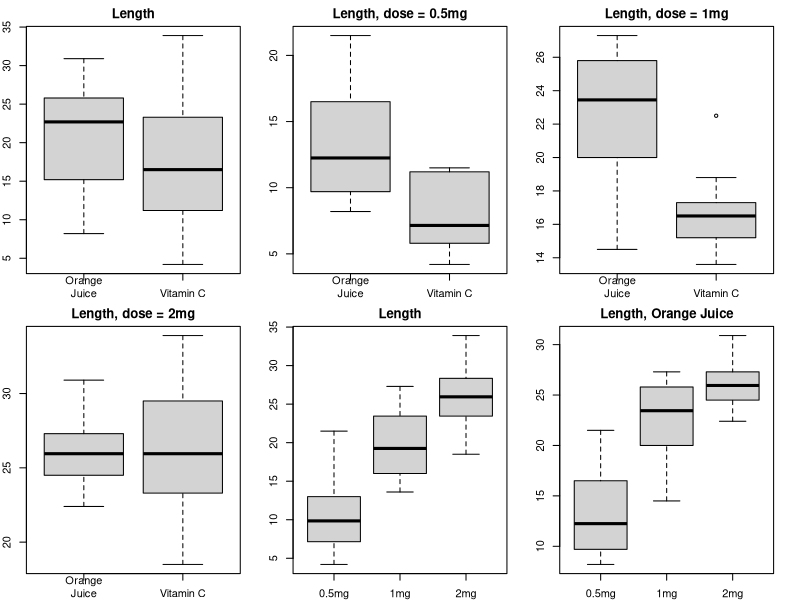
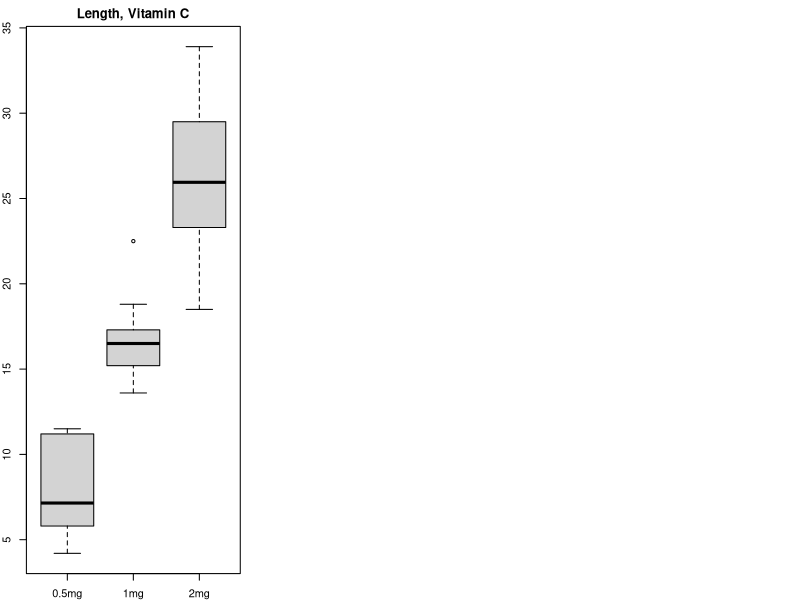
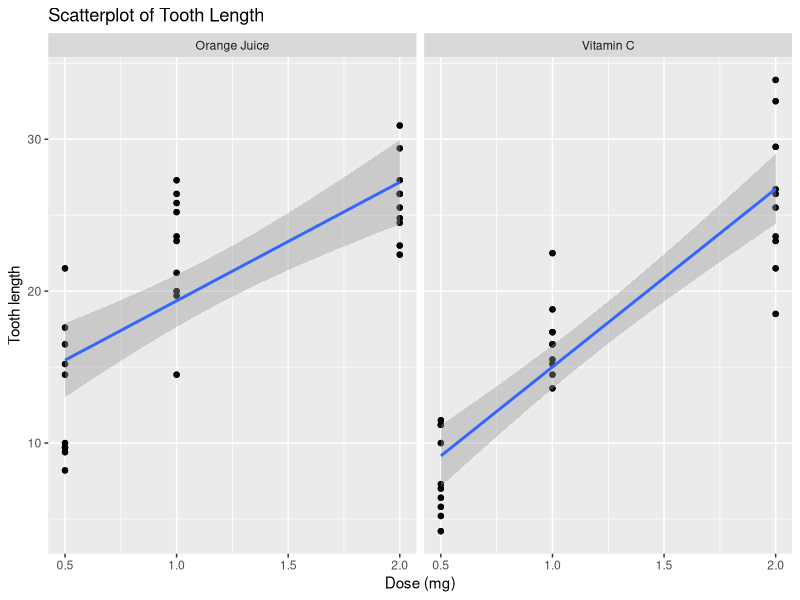

Recreate these plots in R, in order.
## ---- chunk 1
library(datasets)
data(ToothGrowth)
par(mfrow = c(2,3), mar = c(2,2,2,2))
boxplot(subset(ToothGrowth, supp == "OJ")$len,
        subset(ToothGrowth, supp == "VC")$len,
        names = c("Orange\nJuice", "Vitamin C"), main = "Length")
boxplot(subset(ToothGrowth, supp == "OJ" & dose == 0.5)$len,
       subset(ToothGrowth, supp == "VC" & dose == 0.5)$len,
       names = c("Orange\nJuice", "Vitamin C"), main = "Length, dose = 0.5mg")
boxplot(subset(ToothGrowth, supp == "OJ" & dose == 1)$len,
        subset(ToothGrowth, supp == "VC" & dose == 1)$len,
        names = c("Orange\nJuice", "Vitamin C"), main = "Length, dose = 1mg")
boxplot(subset(ToothGrowth, supp == "OJ" & dose == 2)$len,
        subset(ToothGrowth, supp == "VC" & dose == 2)$len,
        names = c("Orange\nJuice", "Vitamin C"), main = "Length, dose = 2mg")
boxplot(subset(ToothGrowth, dose == 0.5)$len,
        subset(ToothGrowth, dose == 1.0)$len,
        subset(ToothGrowth, dose == 2.0)$len,
        names = c("0.5mg","1mg","2mg"), main = "Length")
boxplot(subset(ToothGrowth, dose == 0.5 & supp == "OJ")$len,
        subset(ToothGrowth, dose == 1.0 & supp == "OJ")$len,
        subset(ToothGrowth, dose == 2.0 & supp == "OJ")$len,
        names = c("0.5mg","1mg","2mg"), main = "Length, Orange Juice")
## ---- chunk 2
par(mfrow=c(1,3), mar = c(2,2,2,2))
boxplot(subset(ToothGrowth, dose == 0.5 & supp == "VC")$len,
        subset(ToothGrowth, dose == 1.0 & supp == "VC")$len,
        subset(ToothGrowth, dose == 2.0 & supp == "VC")$len,
        names = c("0.5mg","1mg", "2mg"), main = "Length, Vitamin C")
## ---- chunk 3
levels(ToothGrowth$supp) <- c("Orange Juice", "Vitamin C")
library(ggplot2)
qplot(dose, len, data = ToothGrowth) + facet_grid(. ~ supp) +
    geom_point() + geom_smooth(method = "lm") + labs(x = "Dose (mg)") +
    labs(y = "Tooth length") +
    labs(title = "Scatterplot of Tooth Length")
levels(ToothGrowth$supp) <- c("OJ", "VC")
## ---- chunk 4
t.test(subset(ToothGrowth, supp == "OJ")$len, subset(ToothGrowth, supp == "VC")$len,
       "two.sided")$conf[1:2] # Hypothesis 1
t.test(subset(ToothGrowth, supp == "OJ" & dose == 0.5)$len,
       subset(ToothGrowth, supp == "VC" & dose == 0.5)$len, "greater")$conf[1:2] # H2
t.test(subset(ToothGrowth, supp == "OJ" & dose == 1)$len,
       subset(ToothGrowth, supp == "VC" & dose == 1)$len, "greater")$conf[1:2] # H3
t.test(subset(ToothGrowth, supp == "OJ" & dose == 2)$len,
       subset(ToothGrowth, supp == "VC" & dose == 2)$len, "greater")$conf[1:2] # H4
t.test(subset(ToothGrowth, dose == 0.5)$len,
       subset(ToothGrowth, dose == 1)$len, "less")$conf[1:2] # H5
t.test(subset(ToothGrowth, dose == 1)$len,
       subset(ToothGrowth, dose == 2)$len, "less")$conf[1:2] # H6
t.test(subset(ToothGrowth, dose == 0.5 & supp == "OJ")$len,
       subset(ToothGrowth, dose == 1 & supp == "OJ")$len, "less")$conf[1:2] # H7 
t.test(subset(ToothGrowth, dose == 0.5 & supp == "VC")$len,
       subset(ToothGrowth, dose == 1 & supp == "VC")$len, "less")$conf[1:2] # H8
t.test(subset(ToothGrowth, dose == 1 & supp == "OJ")$len,
       subset(ToothGrowth, dose == 2 & supp == "OJ")$len, "less")$conf[1:2] # H9
t.test(subset(ToothGrowth, dose == 1 & supp == "VC")$len,
       subset(ToothGrowth, dose == 2 & supp == "VC")$len, "less")$conf[1:2] # H10
